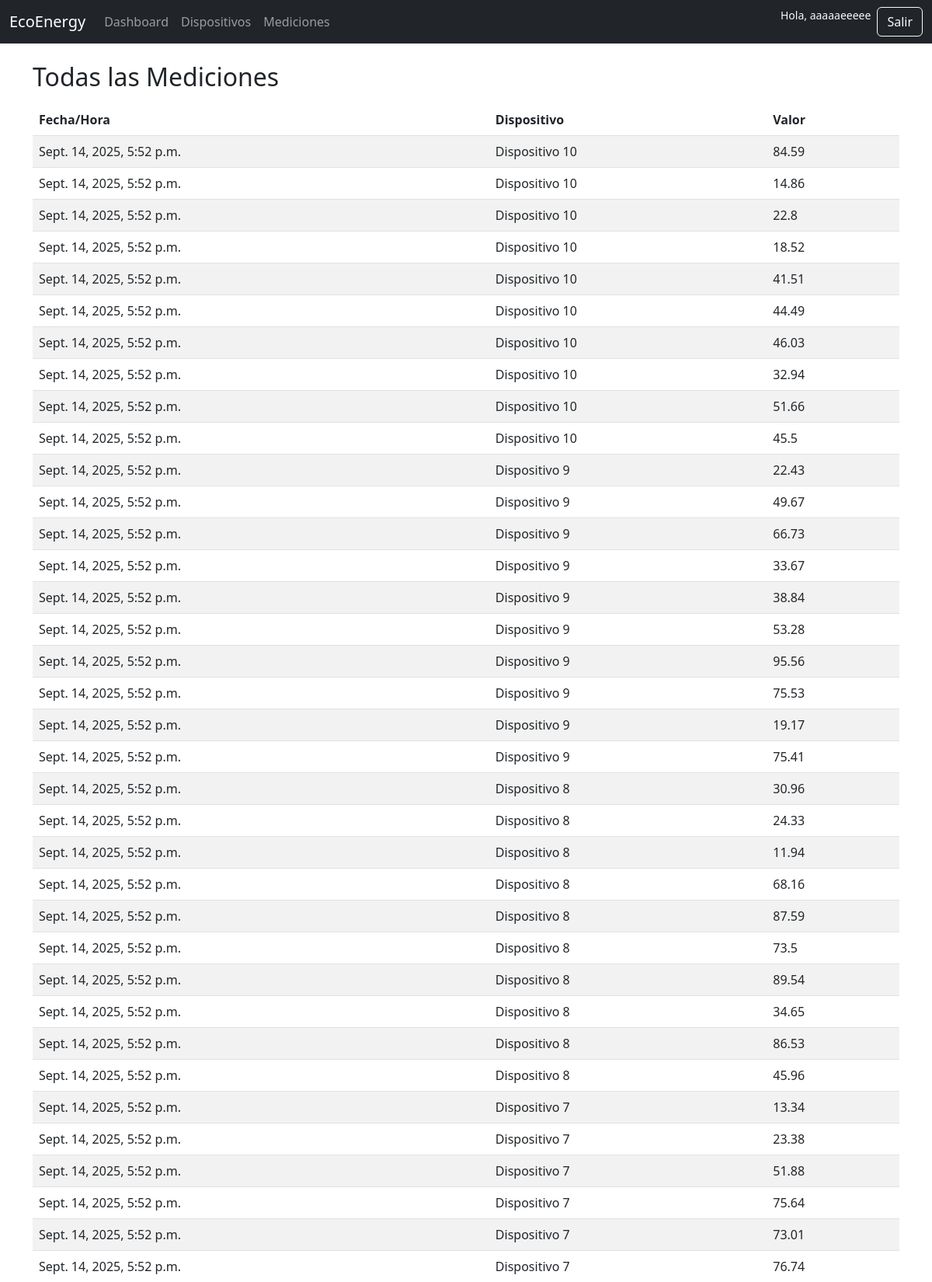
Page /measurements/ (signed in, upper part) on the committed database.
### core/models.py (models this page shows, shortened)
class Measurement(models.Model):
    device = models.ForeignKey(Device, on_delete=models.CASCADE)
    value = models.FloatField()
    created_at = models.DateTimeField(auto_now_add=True)
    updated_at = models.DateTimeField(auto_now=True)
    deleted_at = models.DateTimeField(null=True, blank=True)
    class Meta:
        ordering = ("-created_at",)

class Device(models.Model):
    name = models.CharField(max_length=100)
    category = models.ForeignKey(Category, on_delete=models.CASCADE)
    zone = models.ForeignKey(Zone, on_delete=models.CASCADE)
    organization = models.ForeignKey(Organization, on_delete=models.CASCADE)
    created_at = models.DateTimeField(auto_now_add=True)
    updated_at = models.DateTimeField(auto_now=True)
    deleted_at = models.DateTimeField(null=True, blank=True)
    class Meta:
        constraints = [
            models.UniqueConstraint(fields=["organization", "name"], name="uniq_device_name_per_org"),
        ]
        ordering = ("name",)  # orden por defecto útil en admin/listas

### core/views.py (the view)
# urls.py: path("measurements/", views.measurement_list, name="measurement_list"),
@login_required
def measurement_list(request):
    org = _user_org_or_none(request.user)
    measurements = Measurement.objects.select_related("device").order_by("-created_at")
    if org:
        measurements = measurements.filter(device__organization=org)
    return render(request, "core/measurement_list.html", {"measurements": measurements})

### core/views.py (called while the page is built)
def _user_org_or_none(user):
    if user.is_superuser:
        return None
    acc = getattr(user, "account", None)
    return acc.organization if acc else None

### core/templates/core/measurement_list.html (shortened to what this page needs)
{% extends "base.html" %}
{% block content %}
<div class="container mt-4">
  <h2 class="mb-3">Todas las Mediciones</h2>
  <table class="table table-striped">
    <thead>
      <tr>
        <th>Fecha/Hora</th>
        <th>Dispositivo</th>
        <th>Valor</th>
      </tr>
    </thead>
    <tbody>
      {% for m in measurements %}
        <tr>
          <td>{{ m.created_at }}</td>
          <td>{{ m.device.name }}</td>
          <td>{{ m.value }}</td>
        </tr>
      {% empty %}
        <tr><td colspan="3">No hay mediciones disponibles</td></tr>
      {% endfor %}
    </tbody>
  </table>
</div>
{% endblock %}

### core/templates/base.html (shortened to what this page needs)
<!DOCTYPE html>
<html lang="en">
<head>
  <link href="https://cdn.jsdelivr.net/npm/bootstrap@5.3.0/dist/css/bootstrap.min.css" rel="stylesheet">
</head>
<body>
  <nav class="navbar navbar-expand-lg navbar-dark bg-dark">
    <div class="container-fluid">
      <a class="navbar-brand" href="{% url 'dashboard' %}">EcoEnergy</a>
      <div class="collapse navbar-collapse" id="navbarNav">
        <ul class="navbar-nav me-auto mb-2 mb-lg-0">
          <li class="nav-item">
            <a class="nav-link" href="{% url 'dashboard' %}">Dashboard</a>
          </li>
          <li class="nav-item">
            <a class="nav-link" href="{% url 'device_list' %}">Dispositivos</a>
          </li>
          <li class="nav-item">
            <a class="nav-link" href="{% url 'measurement_list' %}">Mediciones</a>
          </li>
        </ul>
        <div class="d-flex">
          {% if user.is_authenticated %}
            <span class="text-light me-2 small">Hola, {{ user.username }}</span>
            <a href="{% url 'logout' %}" class="btn btn-outline-light">Salir</a>
          {% else %}
            <a href="{% url 'login' %}" class="btn btn-outline-light me-2">Iniciar sesión</a>
            <a href="{% url 'register' %}" class="btn btn-light">Registrarse</a>
          {% endif %}
        </div>
      </div>
    </div>
  </nav>
  <main>
    {% block content %}{% endblock %}
  </main>
</body>
</html>

### rows in the picture
Measurement: created_at "Sept. 14, 2025, 5:52 p.m.", device.name "Dispositivo 10", value "84.59"
Measurement: created_at "Sept. 14, 2025, 5:52 p.m.", device.name "Dispositivo 10", value "14.86"
Measurement: created_at "Sept. 14, 2025, 5:52 p.m.", device.name "Dispositivo 10", value "22.8"
Measurement: created_at "Sept. 14, 2025, 5:52 p.m.", device.name "Dispositivo 10", value "18.52"
Measurement: created_at "Sept. 14, 2025, 5:52 p.m.", device.name "Dispositivo 10", value "41.51"
Measurement: created_at "Sept. 14, 2025, 5:52 p.m.", device.name "Dispositivo 10", value "44.49"
Measurement: created_at "Sept. 14, 2025, 5:52 p.m.", device.name "Dispositivo 10", value "46.03"
Measurement: created_at "Sept. 14, 2025, 5:52 p.m.", device.name "Dispositivo 10", value "32.94"
Measurement: created_at "Sept. 14, 2025, 5:52 p.m.", device.name "Dispositivo 10", value "51.66"
Measurement: created_at "Sept. 14, 2025, 5:52 p.m.", device.name "Dispositivo 10", value "45.5"
Measurement: created_at "Sept. 14, 2025, 5:52 p.m.", device.name "Dispositivo 9", value "22.43"
Measurement: created_at "Sept. 14, 2025, 5:52 p.m.", device.name "Dispositivo 9", value "49.67"
Measurement: created_at "Sept. 14, 2025, 5:52 p.m.", device.name "Dispositivo 9", value "66.73"
Measurement: created_at "Sept. 14, 2025, 5:52 p.m.", device.name "Dispositivo 9", value "33.67"
Measurement: created_at "Sept. 14, 2025, 5:52 p.m.", device.name "Dispositivo 9", value "38.84"
Measurement: created_at "Sept. 14, 2025, 5:52 p.m.", device.name "Dispositivo 9", value "53.28"
Measurement: created_at "Sept. 14, 2025, 5:52 p.m.", device.name "Dispositivo 9", value "95.56"
Measurement: created_at "Sept. 14, 2025, 5:52 p.m.", device.name "Dispositivo 9", value "75.53"
Measurement: created_at "Sept. 14, 2025, 5:52 p.m.", device.name "Dispositivo 9", value "19.17"
Measurement: created_at "Sept. 14, 2025, 5:52 p.m.", device.name "Dispositivo 9", value "75.41"
Measurement: created_at "Sept. 14, 2025, 5:52 p.m.", device.name "Dispositivo 8", value "30.96"
Measurement: created_at "Sept. 14, 2025, 5:52 p.m.", device.name "Dispositivo 8", value "24.33"
Measurement: created_at "Sept. 14, 2025, 5:52 p.m.", device.name "Dispositivo 8", value "11.94"
Measurement: created_at "Sept. 14, 2025, 5:52 p.m.", device.name "Dispositivo 8", value "68.16"
Measurement: created_at "Sept. 14, 2025, 5:52 p.m.", device.name "Dispositivo 8", value "87.59"
Measurement: created_at "Sept. 14, 2025, 5:52 p.m.", device.name "Dispositivo 8", value "73.5"
Measurement: created_at "Sept. 14, 2025, 5:52 p.m.", device.name "Dispositivo 8", value "89.54"
Measurement: created_at "Sept. 14, 2025, 5:52 p.m.", device.name "Dispositivo 8", value "34.65"
Measurement: created_at "Sept. 14, 2025, 5:52 p.m.", device.name "Dispositivo 8", value "86.53"
Measurement: created_at "Sept. 14, 2025, 5:52 p.m.", device.name "Dispositivo 8", value "45.96"
Measurement: created_at "Sept. 14, 2025, 5:52 p.m.", device.name "Dispositivo 7", value "13.34"
Measurement: created_at "Sept. 14, 2025, 5:52 p.m.", device.name "Dispositivo 7", value "23.38"
Measurement: created_at "Sept. 14, 2025, 5:52 p.m.", device.name "Dispositivo 7", value "51.88"
Measurement: created_at "Sept. 14, 2025, 5:52 p.m.", device.name "Dispositivo 7", value "75.64"
Measurement: created_at "Sept. 14, 2025, 5:52 p.m.", device.name "Dispositivo 7", value "73.01"
Measurement: created_at "Sept. 14, 2025, 5:52 p.m.", device.name "Dispositivo 7", value "76.74"

### other values in the picture
{{ user.username }} "aaaaaeeeee"
